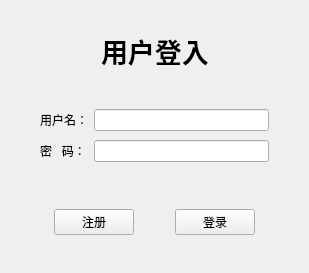
<?xml version="1.0" encoding="UTF-8"?>
<ui version="4.0">
 <class>Widget</class>
 <widget class="QWidget" name="Widget">
  <property name="geometry">
   <rect>
    <x>0</x>
    <y>0</y>
    <width>309</width>
    <height>273</height>
   </rect>
  </property>
  <property name="windowTitle">
   <string>Widget</string>
  </property>
  <layout class="QGridLayout" name="gridLayout">
   <item row="0" column="0">
    <widget class="QWidget" name="widget_3" native="true">
     <layout class="QHBoxLayout" name="horizontalLayout_4">
      <item>
       <spacer name="horizontalSpacer">
        <property name="orientation">
         <enum>Qt::Horizontal</enum>
        </property>
        <property name="sizeHint" stdset="0">
         <size>
          <width>40</width>
          <height>20</height>
         </size>
        </property>
       </spacer>
      </item>
      <item>
       <widget class="QLabel" name="label_3">
        <property name="font">
         <font>
          <family>楷体</family>
          <pointsize>20</pointsize>
          <bold>true</bold>
         </font>
        </property>
        <property name="text">
         <string>用户登入</string>
        </property>
       </widget>
      </item>
      <item>
       <spacer name="horizontalSpacer_2">
        <property name="orientation">
         <enum>Qt::Horizontal</enum>
        </property>
        <property name="sizeHint" stdset="0">
         <size>
          <width>40</width>
          <height>20</height>
         </size>
        </property>
       </spacer>
      </item>
     </layout>
    </widget>
   </item>
   <item row="1" column="0">
    <widget class="QWidget" name="widget" native="true">
     <layout class="QGridLayout" name="gridLayout_2">
      <item row="1" column="2">
       <widget class="QLineEdit" name="passwordlineEdit"/>
      </item>
      <item row="1" column="1">
       <widget class="QLabel" name="label_2">
        <property name="text">
         <string>密   码：</string>
        </property>
       </widget>
      </item>
      <item row="0" column="1">
       <widget class="QLabel" name="label">
        <property name="text">
         <string>用户名：</string>
        </property>
       </widget>
      </item>
      <item row="0" column="2">
       <widget class="QLineEdit" name="userLineEdit"/>
      </item>
      <item row="0" column="0">
       <spacer name="horizontalSpacer_5">
        <property name="orientation">
         <enum>Qt::Horizontal</enum>
        </property>
        <property name="sizeType">
         <enum>QSizePolicy::Fixed</enum>
        </property>
        <property name="sizeHint" stdset="0">
         <size>
          <width>20</width>
          <height>20</height>
         </size>
        </property>
       </spacer>
      </item>
      <item row="0" column="3">
       <spacer name="horizontalSpacer_6">
        <property name="orientation">
         <enum>Qt::Horizontal</enum>
        </property>
        <property name="sizeType">
         <enum>QSizePolicy::Fixed</enum>
        </property>
        <property name="sizeHint" stdset="0">
         <size>
          <width>20</width>
          <height>20</height>
         </size>
        </property>
       </spacer>
      </item>
      <item row="1" column="0">
       <spacer name="horizontalSpacer_7">
        <property name="orientation">
         <enum>Qt::Horizontal</enum>
        </property>
        <property name="sizeType">
         <enum>QSizePolicy::Fixed</enum>
        </property>
        <property name="sizeHint" stdset="0">
         <size>
          <width>20</width>
          <height>20</height>
         </size>
        </property>
       </spacer>
      </item>
      <item row="1" column="3">
       <spacer name="horizontalSpacer_8">
        <property name="orientation">
         <enum>Qt::Horizontal</enum>
        </property>
        <property name="sizeType">
         <enum>QSizePolicy::Fixed</enum>
        </property>
        <property name="sizeHint" stdset="0">
         <size>
          <width>20</width>
          <height>20</height>
         </size>
        </property>
       </spacer>
      </item>
     </layout>
    </widget>
   </item>
   <item row="2" column="0">
    <widget class="QWidget" name="widget_4" native="true">
     <layout class="QHBoxLayout" name="horizontalLayout_3">
      <item>
       <spacer name="horizontalSpacer_3">
        <property name="orientation">
         <enum>Qt::Horizontal</enum>
        </property>
        <property name="sizeHint" stdset="0">
         <size>
          <width>40</width>
          <height>20</height>
         </size>
        </property>
       </spacer>
      </item>
      <item>
       <widget class="QPushButton" name="registerbut">
        <property name="text">
         <string>注册</string>
        </property>
       </widget>
      </item>
      <item>
       <spacer name="horizontalSpacer_9">
        <property name="orientation">
         <enum>Qt::Horizontal</enum>
        </property>
        <property name="sizeHint" stdset="0">
         <size>
          <width>40</width>
          <height>20</height>
         </size>
        </property>
       </spacer>
      </item>
      <item>
       <widget class="QPushButton" name="loginbut">
        <property name="text">
         <string>登录</string>
        </property>
       </widget>
      </item>
      <item>
       <spacer name="horizontalSpacer_4">
        <property name="orientation">
         <enum>Qt::Horizontal</enum>
        </property>
        <property name="sizeHint" stdset="0">
         <size>
          <width>40</width>
          <height>20</height>
         </size>
        </property>
       </spacer>
      </item>
     </layout>
    </widget>
   </item>
  </layout>
 </widget>
 <resources/>
 <connections/>
</ui>
